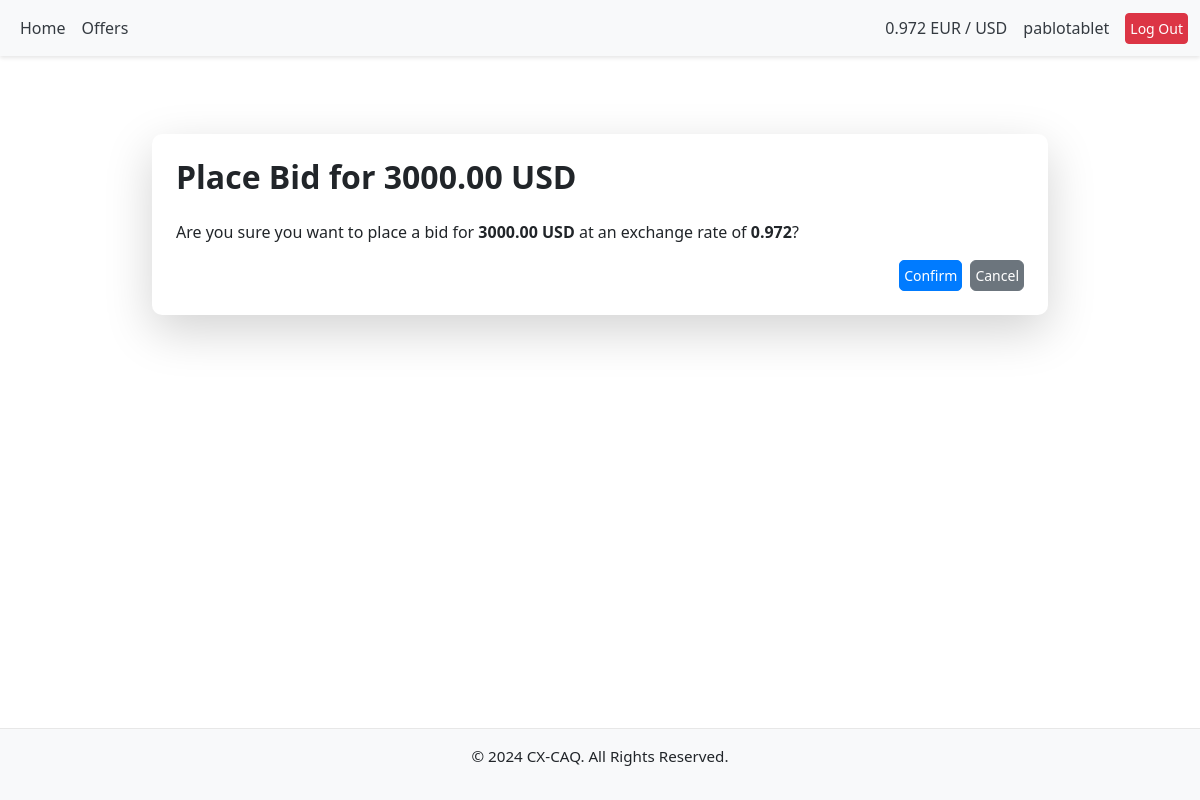
/offers/4/place_bid/ (signed in), run on an earlier commit of the app's database.
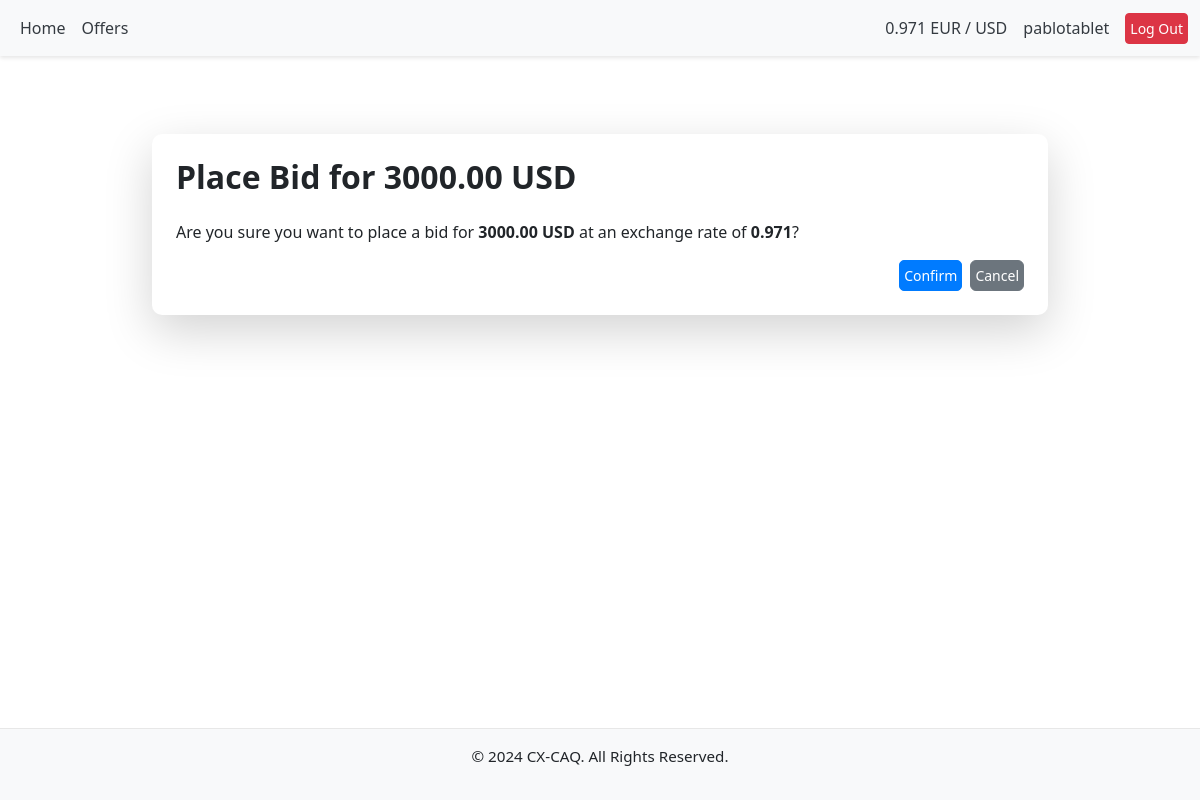
And on a later commit of the database.
### offers/models.py (models this page shows, shortened)
class Offer(models.Model):
    CURRENCY_CHOICES = [
        ('USD', 'US Dollar'),
        ('EUR', 'Euro'),
    ]
    RATE_TYPE_CHOICES = [
        ('FIXED', 'Fixed'),
        ('FLEXIBLE', 'Flexible'),
    ]
    user = models.ForeignKey(
        User, on_delete=models.CASCADE, related_name="offers")
    currency = models.CharField(max_length=3, choices=CURRENCY_CHOICES)
    amount = models.DecimalField(max_digits=10, decimal_places=2)
    exchange_rate = models.DecimalField(
        max_digits=8, decimal_places=3, null=True, blank=True)
    is_buying = models.BooleanField()
    rate_type = models.CharField(
        max_length=10, choices=RATE_TYPE_CHOICES, default='FIXED')
    created_at = models.DateTimeField(auto_now_add=True)
    class Meta:
        ordering = ['-created_at']

### offers/views.py (the view, shortened to what this page needs)
# urls.py: path('<int:offer_id>/place_bid/', views.place_bid, name='place_bid'),
@login_required
def place_bid(request, offer_id):
    offer = get_object_or_404(Offer, id=offer_id)
    existing_bid = Bid.objects.filter(offer=offer, user=request.user).first()
    next_url = request.GET.get('next', 'offers:view_offers')
    if existing_bid:
        messages.error(
            request, "You have already placed a bid for this offer.")
        return redirect(next_url)
    return render(request, 'offers/place_bid.html', {'offer': offer})

### offers/context_processors.py (called while the page is built)
def exchange_rate_processor(request):
    try:
        latest_rate = LatestExchangeRate.objects.latest("timestamp").rate
        print(f"Latest exchange rate fetched from database: {latest_rate}")
    except LatestExchangeRate.DoesNotExist:
        try:
            latest_rate = fetch_and_update_exchange_rate()
            print(f"Latest exchange rate fetched: {latest_rate}")
        except ValueError as e:
            print(f"Error fetching exchange rate: {e}")
            latest_rate = "N/A"
    return {
        "exchange_rate": round(latest_rate, 3)
    }

### offers/templates/offers/place_bid.html (shortened to what this page needs)
{% extends "base.html" %}
{% block content %}
<div class="container mt-5">
    <div class="card p-4 shadow-lg">
        <h2 class="mb-4">Place Bid for {{ offer.amount }} {{ offer.currency }}</h2>
        <form method="post">
            <p class="mb-3">
                Are you sure you want to place a bid for <strong>{{ offer.amount }} {{ offer.currency }}</strong> at an
                exchange rate of <strong>{{ offer.exchange_rate }}</strong>?
            </p>
            <div class="d-flex justify-content-end gap-2">
                <button type="submit" class="btn btn-primary">Confirm</button>
                <a href="{% url 'offers:view_offers' %}" class="btn btn-secondary" aria-label="Cancel placing bid">Cancel</a>
            </div>
        </form>
    </div>
</div>
{% endblock %}

### templates/base.html (shortened to what this page needs)
{% load static %}
<!DOCTYPE html>
<html lang="en">
<head>
    <link href="https://cdn.jsdelivr.net/npm/bootstrap@5.3.0-alpha3/dist/css/bootstrap.min.css" rel="stylesheet">
    <link rel="stylesheet" href="{% static 'css/style.css' %}">
    <link href="https://cdn.jsdelivr.net/npm/bootstrap-icons/font/bootstrap-icons.css" rel="stylesheet">
</head>
<body>
    <nav class="navbar navbar-expand-lg navbar-light bg-light">
        <div class="container-fluid">
            {% if user.is_authenticated %}
            <div class="collapse navbar-collapse" id="navbarNav">
                <ul class="navbar-nav">
                    <li class="nav-item">
                        <a class="nav-link" href="/">Home</a>
                    </li>
                    <li class="nav-item">
                        <a class="nav-link" href="{% url 'offers:view_offers'%}">Offers</a>
                    </li>
                </ul>
            </div>
            {% endif %}
            <div class="d-flex align-items-center">
                <div class="navbar-text me-3">
                    {{ exchange_rate }} EUR / USD
                </div>
                {% if user.is_authenticated %}
                <div class="navbar-text me-3">
                    {{ user.username }}
                </div>
                {% endif %}
                {% if user.is_authenticated %}
                <a href="/accounts/logout/" class="btn btn-danger btn-sm">Log Out</a>
                {% endif %}
            </div>
        </div>
    </nav>
    <main class="container mt-4">
        {% block content %}
        {% endblock %}
    </main>
    <footer class="bg-light text-center py-3 mt-auto">
        <p>&copy; 2024 CX-CAQ. All Rights Reserved.</p>
    </footer>
</body>
</html>

What changed in the data, as far as the page shows it:
changed Offer "USD": exchange_rate "0.972" → "0.971"
Also different on the page:
{{ exchange_rate }}: "0.972" → "0.971"
